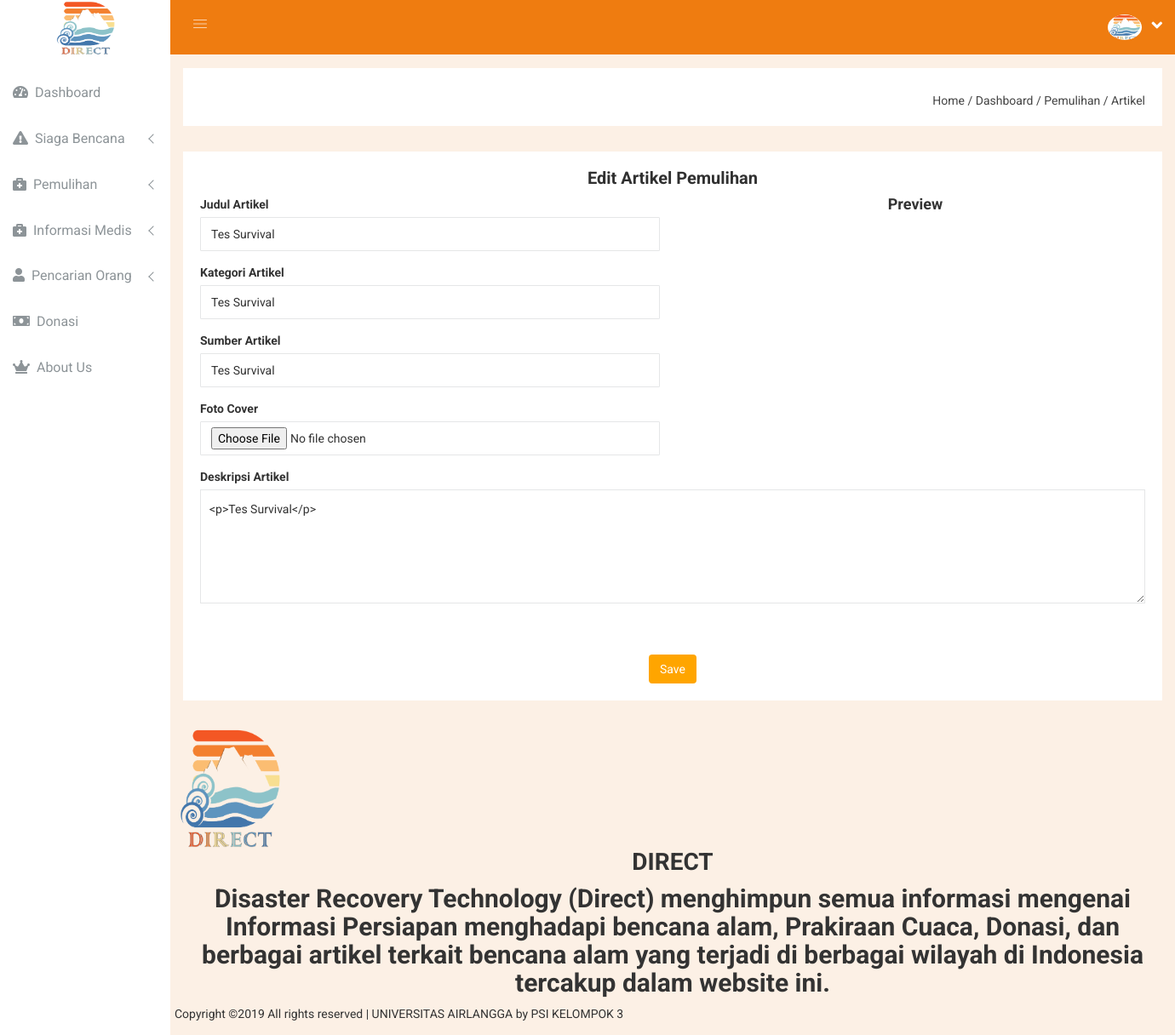
The app's page /main.php?module=editArtikelSurvival&id=1 with its own data.
### tables this page shows
CREATE TABLE `artikel_s` (
  `id` int(12) NOT NULL,
  `judul` varchar(36) NOT NULL,
  `sumber` varchar(36) NOT NULL,
  `isi` text NOT NULL,
  `image` varchar(36) NOT NULL,
  `date` datetime NOT NULL DEFAULT CURRENT_TIMESTAMP,
  `kategori` varchar(255) DEFAULT NULL
);

### main.php (called while the page is built, shortened)
<?php
include('module/index.php');
?>

### module/module/editArtikelSurvival.php (the view, shortened to what this page needs)
<?php
require('config/db.php');
$id=$_GET['id'];
$row=mysqli_fetch_assoc(mysqli_query($con,"SELECT * FROM artikel_s WHERE id='".$id."'"));
?>
<div class="breadcome-area">
	<div class="container-fluid">
		<div class="row">
			<div class="col-lg-12 col-md-12 col-sm-12 col-xs-12">
				<div class="breadcome-list">
					<div class="row">
						<div class="col-lg-6 col-md-6 col-sm-6 col-xs-12">
						</div>
						<div class="col-lg-6 col-md-6 col-sm-6 col-xs-12">
							<ul class="breadcome-menu">
								<li>
									<a href="?module=dashboard">Home</a>
									<span class="bread-slash">/</span>
								</li>
								<li>
									<span class="bread-blod">Dashboard</span>
									<span class="bread-slash">/</span>
								</li>
								<li>
									<span class="bread-blod">Pemulihan</span>
									<span class="bread-slash">/</span>
								</li>
								<li>
									<a href="?module=artikel-survival">Artikel</a>
								</li>
							</ul>
						</div>
					</div>
				</div>
			</div>
		</div>
	</div>
</div>
<div class="col-lg-12 col-md-12 col-sm-12 col-xs-12">
	<div class="sparkline12-list mt-b-30">
		<div class="sparkline12-hd">
			<div class="main-sparkline12-hd">
				<h1 align="center">Edit Artikel Pemulihan</h1>
			</div>
		</div>
		<form action="?module=artikel-survival" method="post" enctype="multipart/form-data">
			<div class="row">
				<div class="col-md-6">
					<div class="form-group">
						<label>Judul Artikel</label>
						<input type="text" class="form-control" name="judul" value="<?php echo $row['judul']; ?>" required="">
					</div>
					<div class="form-group">
						<label>Kategori Artikel</label>
						<input type="text" class="form-control" name="kategori" value="<?php echo $row['kategori']; ?>" required="">
					</div>
					<div class="form-group">
						<label>Sumber Artikel</label>
						<input type="text" class="form-control" name="sumber" value="<?php echo $row['sumber']; ?>" required="">
					</div>
					<div class="form-group">
						<label>Foto Cover</label>
						<input type="file" id="fileEdit" name="fileEdit" class="form-control" >
					</div>
				</div>
				<div class="col-md-6">
					<h4 align="center">Preview</h4>
				</div>
				<div class="col-lg-12">
					<div class="form-group">
						<label>Deskripsi Artikel</label>
						<textarea class="ckeditor" id="ckeditor" name="isi" required=""><?php echo $row['isi']; ?></textarea>
					</div>
				</div>
			</div>
			<br><br>
			<div class="row" align="center">
				<button type="submit" button class="btn btn-theme" name="edit">Save</button>
			</div>
		</form>
	</div>
</div>

### back-end/css/main.css (style rules this page uses)
html { color: #222; font-size: 1em; line-height: 1.4; }
textarea { resize: vertical; }

### module/module/editArtikelSurvival.php (style rules this page uses)
button { background-color: orange; border: none; color: white; padding: 15px 25px; text-align: center; font-size: 16px; cursor: pointer; }

### records on screen
artikel_s: judul "Tes Survival", kategori "Tes Survival", sumber "Tes Survival", isi "<p>Tes Survival</p>"
